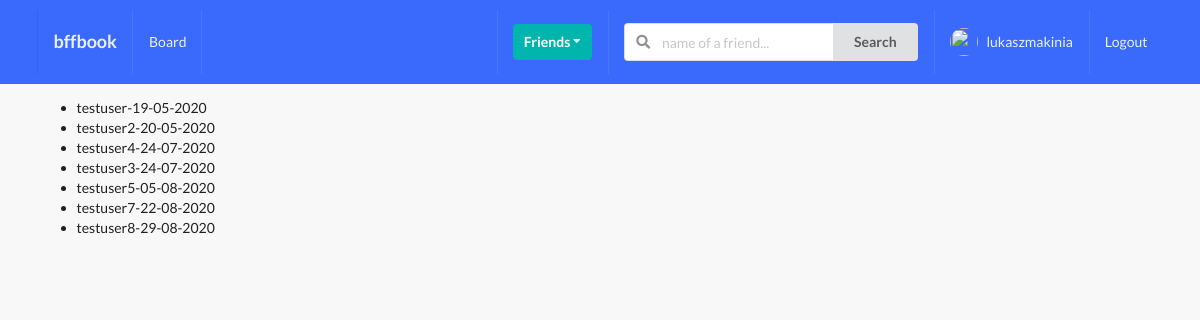
Page /profiles/to-invite/ (signed in) on the earlier database version.
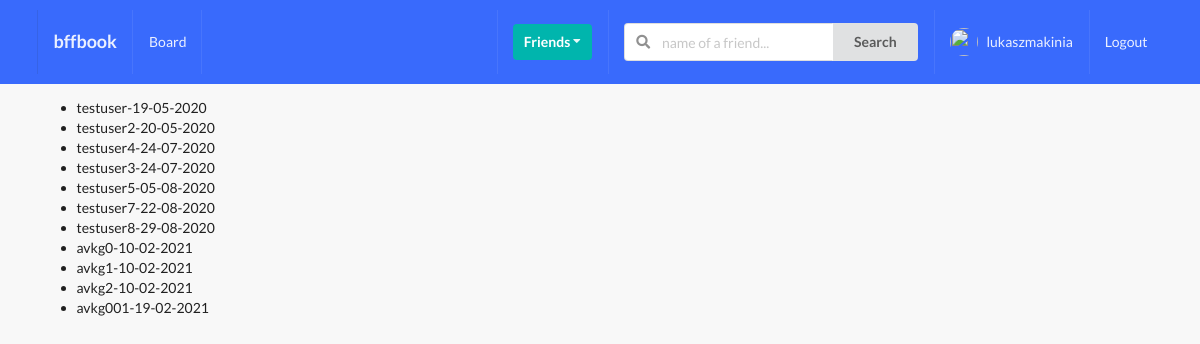
Same page on the later database version.
### profiles/models.py (models this page shows, shortened)
class Profile(models.Model):
    first_name = models.CharField(max_length=200, blank=True)
    last_name = models.CharField(max_length=200, blank=True)
    user = models.OneToOneField(User, on_delete=models.CASCADE)
    bio = models.TextField(default="no bio...", max_length=300)
    email = models.EmailField(max_length=200, blank=True)
    country = models.CharField(max_length=200, blank=True)
    avatar = models.ImageField(default='avatar.png', upload_to='avatars/')
    friends = models.ManyToManyField(User, blank=True, related_name='friends')
    slug = models.SlugField(unique=True, blank=True)
    updated = models.DateTimeField(auto_now=True)
    created = models.DateTimeField(auto_now_add=True)
    objects = ProfileManager()
    def __str__(self):
        return f"{self.user.username}-{self.created.strftime('%d-%m-%Y')}"
    __initial_first_name = None
    __initial_last_name = None
    def __init__(self, *args, **kwargs):
        super().__init__(*args, **kwargs)
        self.__initial_first_name = self.first_name
        self.__initial_last_name = self.last_name

### profiles/views.py (the view)
# urls.py: path('to-invite/', invite_profiles_list_view, name='invite-profiles-view'),
@login_required
def invite_profiles_list_view(request):
    user = request.user
    qs = Profile.objects.get_all_profiles_to_invite(user)
    context = {'qs': qs}
    return render(request, 'profiles/to_invite_list.html', context)

### profiles/context_processors.py (called while the page is built)
def profile_pic(request):
    if request.user.is_authenticated:
        profile_obj = Profile.objects.get(user=request.user)
        pic = profile_obj.avatar
        return {'picture':pic}
    return {}

def invatations_received_no(request):
    if request.user.is_authenticated:
        profile_obj = Profile.objects.get(user=request.user)
        qs_count = Relationship.objects.invatations_received(profile_obj).count()
        return {'invites_num':qs_count}
    return {}

### profiles/models.py (called while the page is built)
    def get_all_profiles_to_invite(self, sender):
        profiles = Profile.objects.all().exclude(user=sender)
        profile = Profile.objects.get(user=sender)
        qs = Relationship.objects.filter(Q(sender=profile) | Q(receiver=profile))
        print(qs)
        print("#########")
        accepted = set([])
        for rel in qs:
            if rel.status == 'accepted':
                accepted.add(rel.receiver)
                accepted.add(rel.sender)
        print(accepted)
        print("#########")
        available = [profile for profile in profiles if profile not in accepted]
        print(available)
        print("#########")
        return available

    def invatations_received(self, receiver):
        qs = Relationship.objects.filter(receiver=receiver, status='send')
        return qs

    def __str__(self):
        return f"{self.sender}-{self.receiver}-{self.status}"

### profiles/templates/profiles/to_invite_list.html (shortened to what this page needs)
{% extends 'base.html' %}
{% block content %}
    <ul>
        {% for item in qs %}
            <li>{{item}}</li>
        {% endfor %}
    </ul>
{% endblock content %}

### templates/base.html (shortened to what this page needs)
{% load static %}
<!doctype html>
<html lang="en">
  <head>
    <link rel="stylesheet" type="text/css" href={% static 'style.css' %}
    <link rel="stylesheet" type='text/css' href="https://cdnjs.cloudflare.com/ajax/libs/semantic-ui/2.2.14/semantic.min.css">
  </head>
  <body>
    {% include 'main/navbar.html' %}
    <div class="ui container">
      {% block content %}
      {% endblock content %}
    </div>
  </body>
</html>

### templates/main/navbar.html (shortened to what this page needs)
{% url 'home-view' as path_to_home %}
{% url 'posts:main-post-view' as path_to_posts %}
{% url 'profiles:my-profile-view' as path_to_my_profile %}
<div class="ui inverted menu nav mb-7">
  <div class="ui container">
    <a href="{{path_to_home}}" class="{% if request.path == path_to_home %}active{% endif %} item">
        <h3>bffbook</h3>
    </a>
    {% if request.user.is_authenticated %}
    <a href="{{path_to_posts}}" class="{% if request.path == path_to_posts %}active{% endif %} item">
        Board
    </a>
    {% endif %}
    <div class="right menu">
        {% if request.user.is_authenticated %}
        <div class="item">
            <div class="ui floating dropdown icon button teal"> Friends
                <i class="dropdown icon"></i>
             </div>
        </div>
             <div class="item">
              <form action="" method="GET">
                <div class="ui action left icon input">
                <input class="prompt" type="text" name='q' placeholder="name of a friend...">
                <button type='submit' class="ui button">Search</button>
                </div>
            </form>
            </div>
            <a href="{{path_to_my_profile}}" class="{% if request.path == path_to_my_profile %}active{% endif %} item">
                <img src={{picture.url}} class="ui avatar image">&nbsp;
                 {{ request.user }}
            </a>
            <a href="" class="ui item">
                Logout
            </a>
        {% else %}
        <a href="" class="ui item">
                Login
            </a>
        {% endif %}
    </div>
  </div>
</div>

### static_project/style.css (style rules this page uses)
body { background: #F8F8F8 !important; }
.nav { border-radius: 0px !important; padding: 10px 0 10px 0 !important; background-color: #396afc !important; }
.mb-7 { margin-bottom: 7px !important; }

Differences in the rows shown:
added Profile: user+created "avkg0-10-02-2021"
added Profile: user+created "avkg1-10-02-2021"
added Profile: user+created "avkg2-10-02-2021"
added Profile: user+created "avkg001-19-02-2021"
